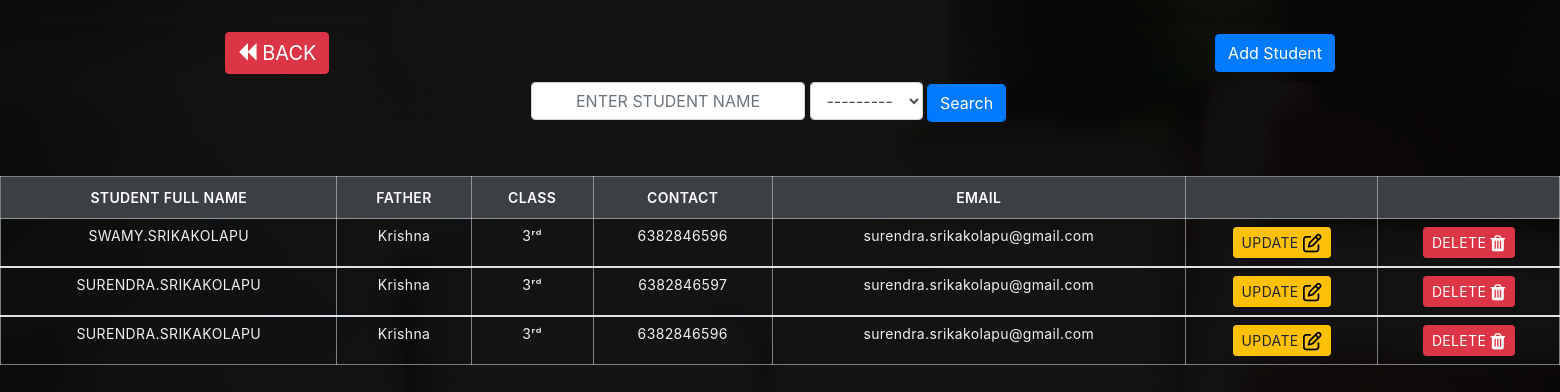
The app's page /ad/newadm/ with its own data.
### admissions/models.py (models this page shows, shortened)
class Student(models.Model):
    name = models.CharField(max_length=1000 , verbose_name = "STUDENT FULL NAME" )
    fathername = models.CharField(max_length=1000 , verbose_name = "FATHER NAME")
    CLASSNAME_CHOICES =(
         ('Nursery' , 'Nursery'),
         ('L.K.G' , 'L.K.G'),
         ('U.K.G' , 'U.K.G'),
         ('1ˢᵗ' , '1ˢᵗ'),
         ('2ⁿᵈ' , '2ⁿᵈ'),
         ('3ʳᵈ' , '3ʳᵈ'),
         ('4ᵗʰ' , '4ᵗʰ'),
         ('5ᵗʰ' , '5ᵗʰ'),
         ('6ᵗʰ' , '6ᵗʰ'),
         ('7ᵗʰ' , '7ᵗʰ'),
         ('8ᵗʰ' , '8ᵗʰ'),
         ('9ᵗʰ' , '9ᵗʰ'),
         ('10ᵗʰ' , '10ᵗʰ'),
    )
    classname = models.CharField(max_length=30 , choices=CLASSNAME_CHOICES , verbose_name = "CLASS")
    contact = models.CharField(max_length=30 , verbose_name = "CONTACT")
    email = models.EmailField(null = True , verbose_name = "EMAIL")

### admissions/views.py (the view)
# urls.py: path('newadm/', addadmission),
def addadmission(request):
    if request.method == 'POST':
        form = StudentModelForm(request.POST)
        if form.is_valid():
            form.save()
            form = StudentModelForm()
            return redirect("/ad/newadm/")
    else:
        form = StudentModelForm()
        result = Student.objects.all()
        myFilter = StudentFilter(request.GET , queryset=result)
        result = myFilter.qs
    return render(request,'admissions/add-admission.html', {'form':form , 'allstudents':result , 'myFilter':myFilter});

### admissions/forms.py
class StudentModelForm(forms.ModelForm):
    class Meta:
        model = Student
        fields = ['name' , 'fathername' , 'classname' , 'contact' , 'email']

### templates/admissions/add-admission.html (shortened to what this page needs)
{% load static %}
<html>
<head>
    <link rel="stylesheet" href="{% static "stylesheets/tables.css" %}">
    <link rel="stylesheet" href="https://stackpath.bootstrapcdn.com/bootstrap/4.4.1/css/bootstrap.min.css">
    <link rel="stylesheet" href="path/to/font-awesome/css/font-awesome.min.css">
    <link rel="stylesheet" href="https://cdnjs.cloudflare.com/ajax/libs/font-awesome/4.7.0/css/font-awesome.min.css">
    <link rel="stylesheet" href="https://cdnjs.cloudflare.com/ajax/libs/twitter-bootstrap/4.5.2/css/bootstrap.css">
    <link rel="stylesheet" href="https://cdn.datatables.net/1.10.25/css/dataTables.bootstrap4.min.css">
</head>
<body class="img-fluid base-image" style="background-image:linear-gradient(rgba(0, 0, 0, 0.9),rgba(0, 0, 0, 0.9)),url('{% static "images/index7.jpg" %}')">
    {% load crispy_forms_tags %}
    <br>
    <nav style="background-image:linear-gradient(rgba(0, 0, 0, 0.9),rgba(0, 0, 0, 0.9)),url('{% static "images/index7.jpg" %}')" class="navbar navbar-expand-sm sticky-top navbar-dark">
        <div class="container">
            <a class="navbar-brand btn btn-danger" href="/"><i style="color:white;" class="fa fa-backward fa-sm" aria-hidden="true"></i> BACK</a>
            <div class="" id="navbar1">
                <ul class="navbar-nav ml-auto">
                    <li class="nav-item active">
                        <button type="button" class="btn btn-primary" data-toggle="modal" data-target="#exampleModalCenter">
                            Add Student
                        </button>
                    </li>
                </ul>
            </div>
        </div>
    </nav>
    <form class="search-box row" method=" get">
        <ul>
            <li><input type="text" name="name" maxlength="1000" placeholder="ENTER STUDENT NAME" class="textinput text-center textInput form-control" id="id_name"></li>
            <li>{{myFilter.form.classname|as_crispy_field}}</li>
            <li> <button class="btn btn-primary form-control" type="submit">Search</button>
            </li>
        </ul>
    </form>
    <div class="container-fluid p-0">
        <table class="table text-light">
            <br>
            <thead>
                <tr>
                    <th class="text-center">STUDENT FULL NAME</th>
                    <th class="text-center">FATHER</th>
                    <th class="text-center">CLASS</th>
                    <th class="text-center">CONTACT</th>
                    <th class="text-center">EMAIL</th>
                    <th class="text-center"></th>
                    <th class="text-center"></th>
                </tr>
            </thead>
            {% for s in allstudents %}
            <tbody>
                <tr>
                    <td>
                        <center class="name">{{s.name}}</center>
                    </td>
                    <td data-label="FATHER :">{{s.fathername}}</td>
                    <td data-label="CLASS :">{{s.classname}}</td>
                    <td data-label="CONTACT :">{{s.contact}}</td>
                    <td data-label="EMAIL :">{{s.email}}</td>
                    <td>
                        <center><a class="btn btn-warning btn-sm" href="/ad/update/{{s.id}}">UPDATE <i style="color:black;" class="fa fa-edit fa-lg" aria-hidden="true"></i></a></center>
                    </td>
                    <td>
                        <center><a class="btn btn-danger btn-sm" href="/ad/delete/{{s.id}}">DELETE <i style="color:white;" class="fa fa-trash fa-lg" aria-hidden="true"></i></a></center>
                    </td>
                </tr>
            </tbody>
            {% endfor %}
        </table>
    </div>
</body>
</html>

### static/stylesheets/tables.css (style rules this page uses)
* { margin: 0; padding: 0; box-sizing: border-box; }
.table { width: 100%; border-collapse: collapse; }
.table thead { background-color: transparent; }
.table thead tr th { font-size: 14px; font-weight: 600; letter-spacing: 0.35px; color: #FFFFFF; opacity: 1; padding: 12px; vertical-align: top; border: 1px solid #dee2e685; background-color: #3c3f44; }
.table tbody tr td { font-size: 14px; font-weight: normal; letter-spacing: 0.35px; color: #f1f1f1; padding: 8px; text-align: center; border: 1px solid #dee2e685; }
center { text-transform: uppercase; }
#id_name, #id_fathername { text-transform: uppercase; }
.search-box { position: relative; left:35%; }
.search-box ul li { display: inline-block; position: relative; list-style: none; }
.search-box select { position:relative; }
option:first-child { color:red; }

### records on screen
Student: name "SWAMY.SRIKAKOLAPU", fathername "Krishna", classname "3ʳᵈ", contact "6382846596", email "surendra.srikakolapu@gmail.com"
Student: name "SURENDRA.SRIKAKOLAPU", fathername "Krishna", classname "3ʳᵈ", contact "6382846597", email "surendra.srikakolapu@gmail.com"
Student: name "SURENDRA.SRIKAKOLAPU", fathername "Krishna", classname "3ʳᵈ", contact "6382846596", email "surendra.srikakolapu@gmail.com"
